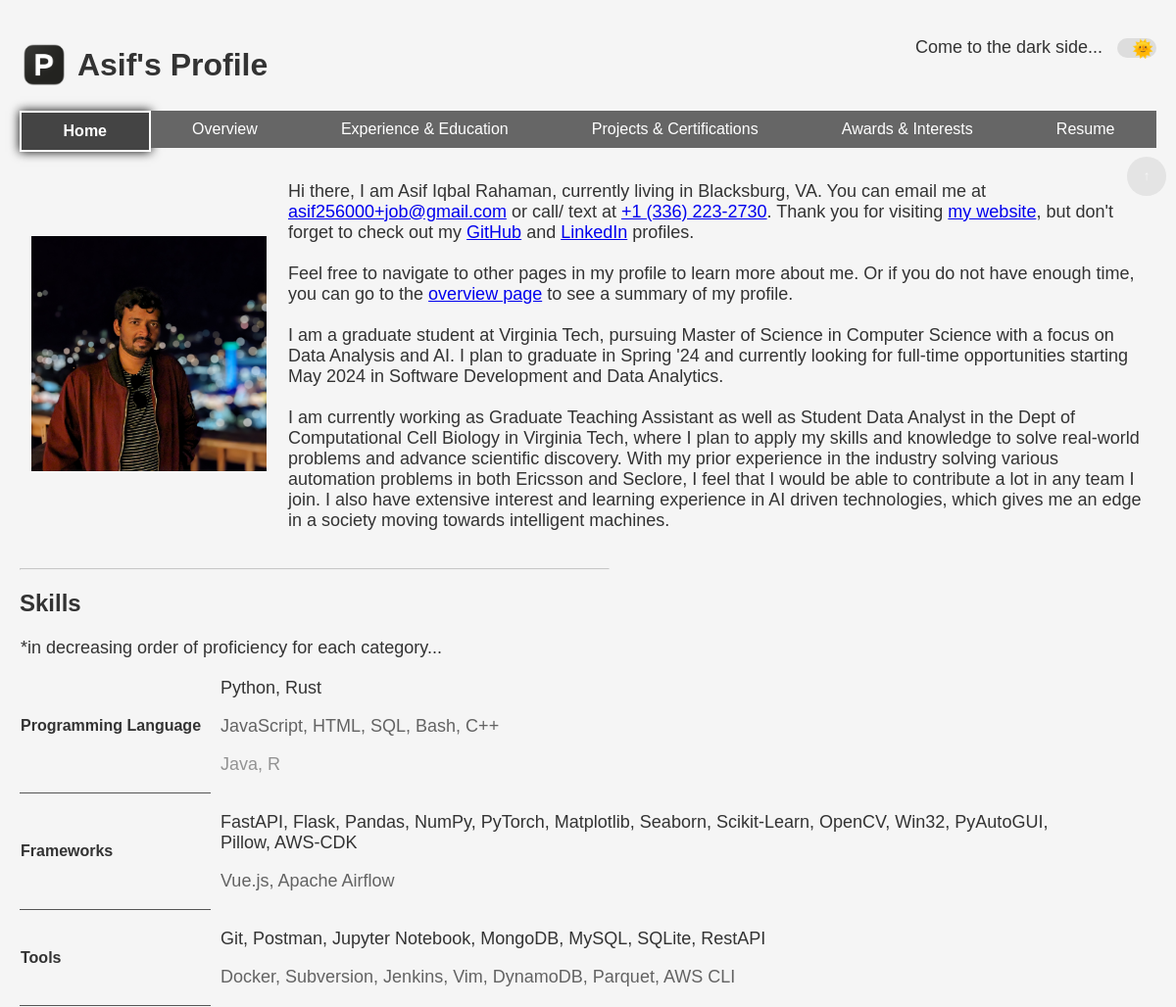
Before: / (upper part) with the older database file.
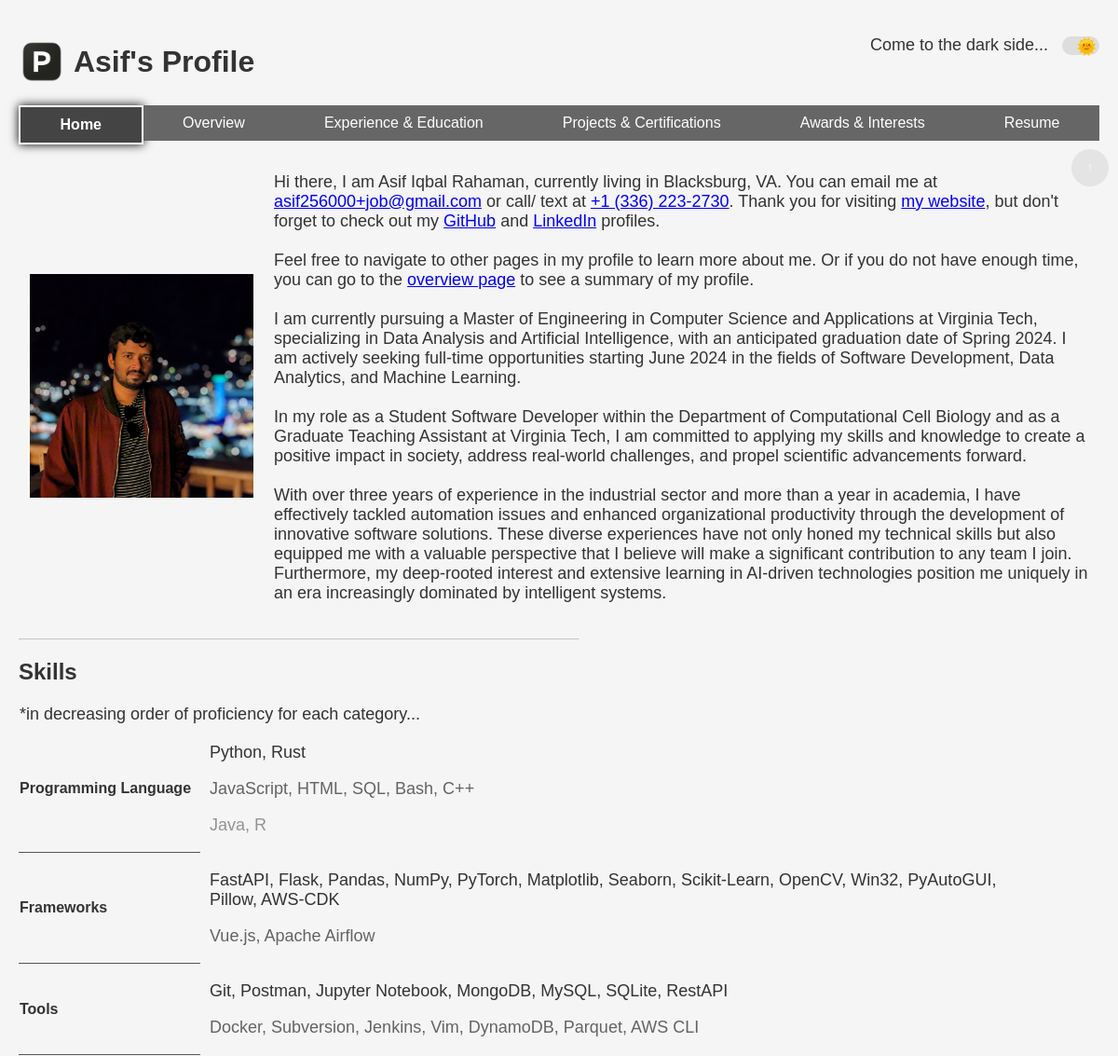
After: the same page with the newer database file.
### src/data/models.py (models this page shows)
class BasicInfo(Base):
    __tablename__ = "basic_info"
    id = Column(Integer, primary_key=True, index=True)
    name = Column(String)
    email = Column(String, unique=True)
    phone = Column(String, unique=True)
    location = Column(String)
    website = Column(String)
    linkedin = Column(String)
    github = Column(String)
    intro = Column(String)
    education = relationship("Education", back_populates="user")
    experience = relationship("Experience", back_populates="user")
    skills = relationship("Skills", back_populates="user")
    projects = relationship("Projects", back_populates="user")
    certifications = relationship("Certifications", back_populates="user")
    honors_and_awards = relationship("HonorsAndAwards", back_populates="user")
    interests = relationship("Interests", back_populates="user")
    resume = relationship("Resume", back_populates="user")

### src/web/routes.py (the view)
@router.get("/", name="home", response_class=HTMLResponse)
def send_home(request: Request, db: Session = Depends(db_init.get_db)):
    basic_info = db_ops.filter_data_with_id(db, table_name="basic_info", lookup_id=1)
    user_filter = {"fk_user": basic_info.id}
    skills = db_ops.filter_data_from_table(db, table_name="skills", lookup_filter=user_filter)
    resume = db_ops.filter_data_from_table(db, table_name="resume", lookup_filter=user_filter | {"is_latest": 1})
    return templates.TemplateResponse(
        "index.html",
        {
            "request": request,
            "current_page": "home",
            "basic_info": basic_info,
            "skills": arrange_skills(skills),
            "resume": resume,
        },
    )

### templates/index.html (shortened to what this page needs)
{% extends "base.html" %}
{% block heading %}
    {{ basic_info.name.split(" ")[0] }}'s Profile
{% endblock %}
{% block content %}
    <div class="main-content">
        <section id="intro">
        <table>
        <tr>
        <td style="padding: 10px; width: 20vw;">
            <a target="_self" href="{{ url_for('overview') }}" class="image-link">
                <img src="{{ url_for('static', path='image.jpg') }}" alt="{{ basic_info.name }}">
            </a>
        </td>
        <td style="padding: 10px;"><p>Hi there, I am {{ basic_info.name}}, currently living in {{ basic_info.location }}.
            You can email me at <a href="mailto:"+{{ basic_info.email }}>{{ basic_info.email }}</a> or call/ text at <a href="tel:"+{{ basic_info.phone }}>{{ basic_info.phone }}</a>.
            Thank you for visiting <a href="https://github.com/asif256000/my_personal_fast_website">my website</a>, but don't forget to check out my <a href="{{ basic_info.github }}">GitHub</a>
            and <a href="{{ basic_info.linkedin }}">LinkedIn</a> profiles.
            <br><br>
            Feel free to navigate to other pages in my profile to learn more about me.
            Or if you do not have enough time, you can go to the <a href="{{ url_for('overview') }}">overview page</a> to see a summary of my profile.
            <br><br>
            {{ basic_info.intro|safe }}
            </p></td>
        </tr>
        </table>
        </section>
        <hr style="max-width: 50vw; margin-left: 0; opacity: 0.5;">
        <section id="skills">
            <h2>Skills</h2>
            <table style="border-collapse: collapse;">
            <thead>
                <tr>
                    <th colspan="2" style="text-align: left; font-weight: normal; font-size: large;">*in decreasing order of proficiency for each category...</th>
                </tr>
            </thead>
            <tbody>
                {% for skill_category, all_skills in skills.items() %}
                    {% set adv_skills = ", ".join(all_skills.get("Advanced", [])) %}
                    {% set int_skills = ", ".join(all_skills.get("Intermediate", [])) %}
                    {% set beg_skills = ", ".join(all_skills.get("Beginner", [])) %}
                    <tr>
                        <td style="padding-right: 10px; {% if not loop.last %}border-bottom: 1px solid #555;{% endif %}"><b>{{ skill_category }}</b></td>
                        <td style="padding-left: 10px; max-width: 75vw;">
                            <p style="opacity: 1;">{{ adv_skills }}</p>
                            <p style="opacity: 0.75;">{{ int_skills }}</p>
                            <p style="opacity: 0.5;">{{ beg_skills }}</p>
                        </td>
                    </tr>
                {% endfor %}
            </tbody>
            </table>
        </section>
            {% set resume_path = resume[0].file_path %}
    </div>
{% endblock %}

Changed rows visible on the page:
changed BasicInfo "Asif": intro "I am a graduate student at Virginia Tech, pursuing Master of Science in Computer Science with a focus on Data Analysis and AI. I plan to graduate in Spring '24 and currently looking for full-time opportunities starting May 2024 in Software Development and Data Analytics. I am currently working as Graduate Teaching Assistant as well as Student Data Analyst in the Dept of Computational Cell Biology in Virginia Tech, where I plan to apply my skills and knowledge to solve real-world problems and advance scientific discovery. With my prior experience in the industry solving various automation problems in both Ericsson and Seclore, I feel that I would be able to contribute a lot in any team I…" → "I am currently pursuing a Master of Engineering in Computer Science and Applications at Virginia Tech, specializing in Data Analysis and Artificial Intelligence, with an anticipated graduation date of Spring 2024. I am actively seeking full-time opportunities starting June 2024 in the fields of Software Development, Data Analytics, and Machine Learning. In my role as a Student Software Developer within the Department of Computational Cell Biology and as a Graduate Teaching Assistant at Virginia Tech, I am committed to applying my skills and knowledge to create a positive impact in society, address real-world challenges, and propel scientific advancements forward. With over three years of…"
